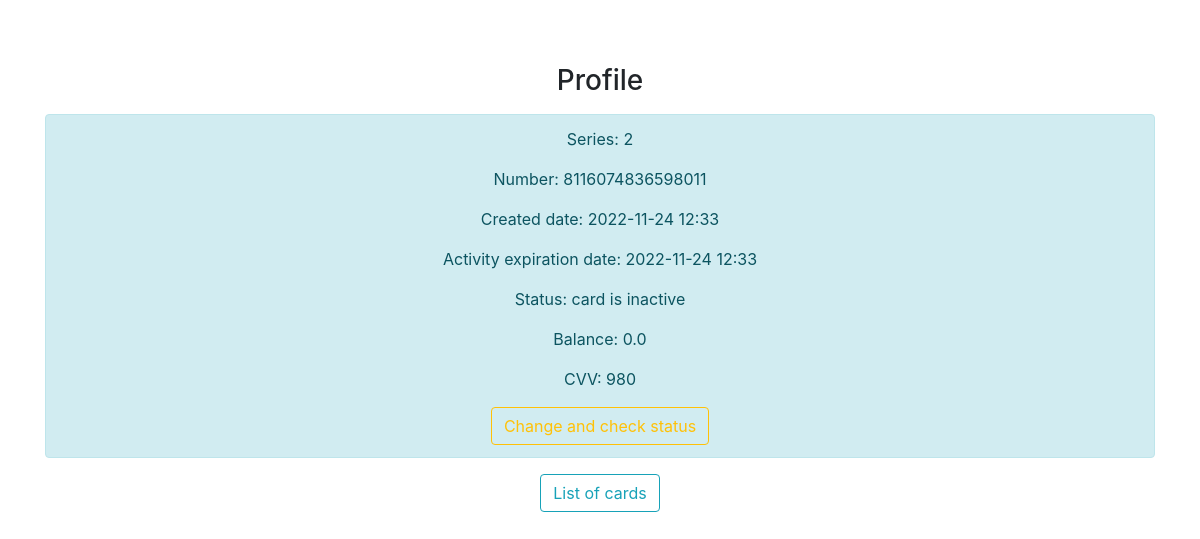
Screenshot of /profile/31 with the database file from the repository.
### cards/models.py (models this page shows, shortened)
class Card(models.Model):
    STATUS_CARD = [
        ('INACTIVE', 'Card is not active'),
        ('ACTIVE', 'Card is active'),
        ('OVERDUE', 'Card is overdue')
    ]
    series = models.IntegerField()
    number_regex = RegexValidator(regex=r'^\+?1?\d{16}$', message="Card number must be entered in the format: '9999888877776666'.")
    number = models.CharField(validators=[number_regex], max_length=16, unique=True, blank=True, null=True)
    created_date = models.DateTimeField(default=timezone.now, verbose_name='created date')
    end_date = models.DateTimeField(default=timezone.now, verbose_name='activity end date',)
    cvv = models.IntegerField()
    balance = models.FloatField(default=0)
    status = models.CharField(max_length=13, choices=STATUS_CARD)
    class Meta:
        verbose_name = 'Card'
        verbose_name_plural = 'Cards'

### cards/views.py (the view)
# urls.py: path('profile/<int:id>', profile_card, name='profile'),
def profile_card(request, id):
    card = get_object_or_404(Card, id=id)
    DATETIME_FORMAT = 'Y-m-d H:i'
    context = {'card': card,
               'DATETIME_FORMAT': DATETIME_FORMAT
               }
    return render(request=request, template_name='cards/profile_card.html', context=context)

### cards/templates/cards/profile_card.html (shortened to what this page needs)
{% extends 'cards/base.html' %}
{% block content %}
<section>
  <div class="container">
    <div class="row">
    </div>
    <div class="row">
      <div class="col-md-12 col-centered">
        <h3 class="mt-5 mb-3">Profile</h3>
        {% if card %}
            <div class="alert alert-info">
                <p>Series: {{ card.series }}</p>
                <p>Number: {{ card.number }}</p>
                <p>Created date: {{ card.created_date|date:DATETIME_FORMAT }}</p>
                <p>Activity expiration date: {{ card.end_date|date:DATETIME_FORMAT }}</p>
                <p>Status: {{ card.status }}</p>
                <p>Balance: {{ card.balance }}</p>
                <p>CVV: {{ card.cvv }}</p>
                {% if card.status != 'card is overdue' %}
                <a href="{% url 'change' card.id %}" class="btn btn-outline-warning" role="button" onclick="javascript:alert('The status of the card has been changed');">Change and check status</a>
                {% endif %}
                </div>
        {% else %}
          <p>No card here</p>
        {% endif %}
          <a href="{% url 'list' %}" class="btn btn-outline-info">List of cards</a>
      </div>
    </div>
  </div>
</section>
{% endblock %}

### cards/templates/cards/base.html (style rules this page uses)
.col-centered { text-align: center; }

### rows the page displays
Card: series "2", number "8116074836598011", created_date "2022-11-24 12:33", end_date "2022-11-24 12:33", status "card is inactive", balance "0.0", cvv "980"
